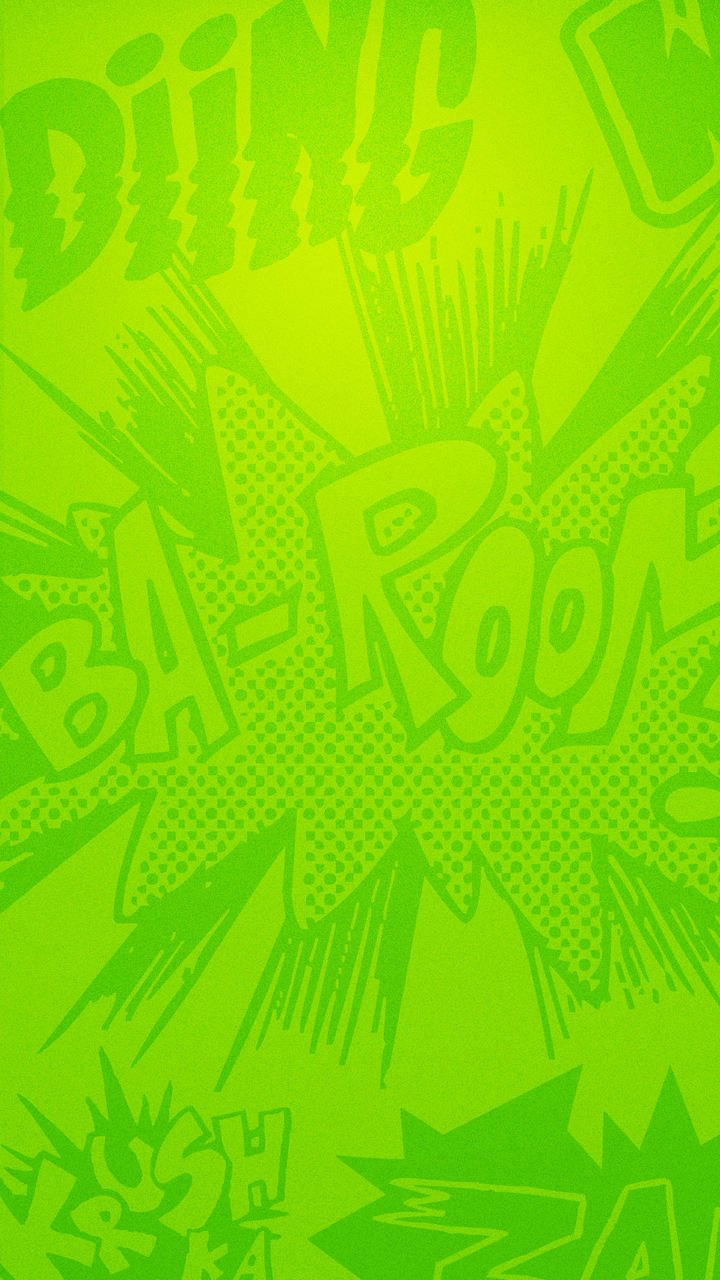
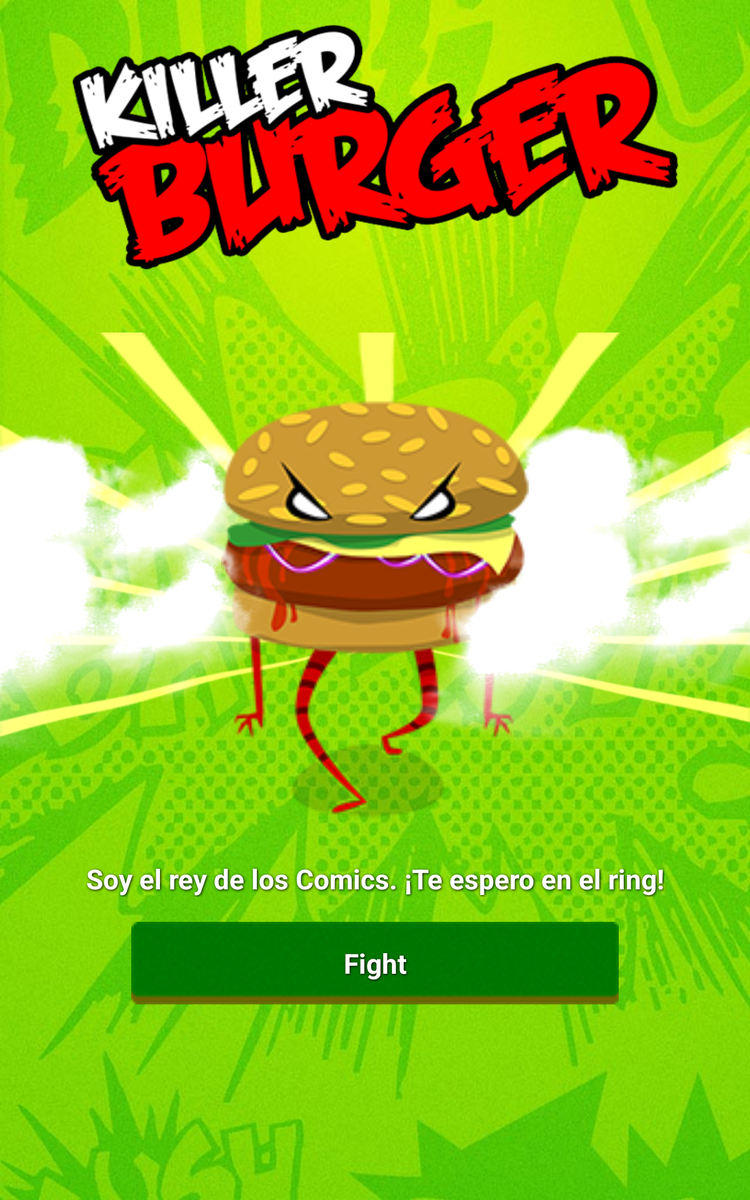

One screen, two layout resources from the same app: the default and the repository's alternative for another configuration. Each is rendered where Android would select it; the XML of both is given below.
<!-- AndroidManifest.xml: application theme Theme.NoTitle -->
<!-- res/layout/custom_boss_manga.xml -->
<?xml version="1.0" encoding="utf-8"?>
<LinearLayout xmlns:android="http://schemas.android.com/apk/res/android"
    xmlns:tools="http://schemas.android.com/tools"
    android:layout_width="fill_parent"
    android:layout_height="fill_parent"
    android:background="@drawable/background"
    android:gravity="center"
    tools:context=".SelectWorld" >

    <RelativeLayout
        android:layout_width="wrap_content"
        android:layout_height="wrap_content"
        android:gravity="center_horizontal">

        <ImageView
            android:id="@+id/imgRayo"
            android:layout_width="wrap_content"
            android:layout_height="wrap_content"
            android:layout_centerHorizontal="true"
            android:background="@drawable/rayo_1"
            android:contentDescription="@+id/frikiadosImage"
            android:gravity="center"
            android:visibility="invisible" />

        <ImageView
            android:id="@+id/logoJefe"
            android:layout_width="wrap_content"
            android:layout_height="wrap_content"
            android:layout_centerHorizontal="true"
            android:layout_marginTop="15dp"
            android:background="@drawable/logo2"
            android:contentDescription="@+id/frikiadosImage"
            android:gravity="center"
            android:visibility="invisible" />

        <ImageView
            android:id="@+id/imgHumoOne"
            android:layout_width="wrap_content"
            android:layout_height="wrap_content"
            android:layout_below="@+id/logoJefe"
            android:layout_centerHorizontal="true"
            android:layout_marginTop="30dp"
            android:background="@drawable/humo_1"
            android:contentDescription="@+id/frikiadosImage"
            android:gravity="center"
            android:visibility="invisible" />

        <ImageView
            android:id="@+id/imgJefe"
            android:layout_width="wrap_content"
            android:layout_height="wrap_content"
            android:layout_below="@+id/logoJefe"
            android:layout_marginTop="5dp"
            android:layout_centerHorizontal="true"
            android:background="@drawable/jefe_2"
            android:contentDescription="@+id/frikiadosImage"
            android:gravity="center"
            android:visibility="invisible" />

        <ImageView
            android:id="@+id/imgHumoTwo"
            android:layout_width="wrap_content"
            android:layout_height="wrap_content"
            android:layout_below="@+id/logoJefe"
            android:layout_centerHorizontal="true"
            android:layout_marginTop="70dp"
            android:background="@drawable/humo_1"
            android:contentDescription="@+id/frikiadosImage"
            android:gravity="center"
            android:visibility="invisible" />

        <TextView
            android:id="@+id/textJefeComic"
            style="@style/text"
            android:layout_width="wrap_content"
            android:layout_height="wrap_content"
            android:layout_centerHorizontal="true"
            android:gravity="center"
            android:layout_below="@+id/imgJefe"
            android:text="@string/frikiados_boss_manga" 
            android:visibility="invisible"/>
        
        <Button
            android:id="@+id/btnBoss"
            style="@style/text"
            android:layout_width="wrap_content"
            android:layout_height="wrap_content"
            android:layout_below="@+id/textJefeComic"
            android:layout_centerHorizontal="true"
            android:layout_marginTop="3dp"
            android:background="@drawable/background_btn_main"
            android:text="@string/btnBoss"
            android:visibility="invisible" />
    </RelativeLayout>

</LinearLayout>
<!-- resources referenced by this layout -->
<resources>
  <!-- drawable background: jpg bitmap (drawable-hdpi, 76077 bytes) -->
  <!-- drawable background_btn_main (drawable) -->
  <?xml version="1.0" encoding="utf-8"?>
  <selector xmlns:android="http://schemas.android.com/apk/res/android">
      <item android:state_pressed="true" android:drawable="@drawable/btn_off"/>
  	<item android:drawable="@drawable/btn_on"/>
  </selector>
  <!-- drawable humo_1: png bitmap (drawable-hdpi, 32170 bytes) -->
  <!-- drawable jefe_2: png bitmap (drawable-mdpi, 31393 bytes) -->
  <!-- drawable logo2: png bitmap (drawable-mdpi, 16443 bytes) -->
  <!-- drawable rayo_1: png bitmap (drawable-mdpi, 19345 bytes) -->
  <string name="btnBoss">Fight</string>
  <string name="frikiados_boss_manga">Me encanta el Manga. ¡Pierde contra mí y te devoraré¡</string>
  <style name="text">
          <item name="android:textAppearance">?android:attr/textAppearanceLarge</item>
          <item name="android:textColor">@color/white</item>
          <item name="android:textStyle">bold</item>
          <item name="android:shadowColor">#000000</item>
          <item name="android:shadowDx">1</item>
          <item name="android:shadowDy">1</item>
          <item name="android:shadowRadius">3</item>
      </style>
  <style name="Theme.NoTitle" parent="@android:style/Theme.NoTitleBar" />
  <!-- drawable btn_off: png bitmap (drawable-xhdpi, 28274 bytes) -->
  <!-- drawable btn_on: png bitmap (drawable-ldpi, 2731 bytes) -->
</resources>
<!-- res/layout-large/custom_boss_manga.xml (the repository's variant of the layout above) -->
<!-- drawn on a 7-inch tablet held upright -->
<?xml version="1.0" encoding="utf-8"?>
<LinearLayout xmlns:android="http://schemas.android.com/apk/res/android"
    xmlns:tools="http://schemas.android.com/tools"
    android:layout_width="fill_parent"
    android:layout_height="fill_parent"
    android:background="@drawable/background"
    android:gravity="center"
    tools:context=".SelectWorld" >

    <RelativeLayout
        android:layout_width="fill_parent"
        android:layout_height="fill_parent">

        <ImageView
            android:layout_marginTop="50dp"
            android:id="@+id/imgRayo"
            android:layout_width="fill_parent"
            android:layout_height="wrap_content"
            android:layout_below="@+id/logoJefe"
            android:layout_centerHorizontal="true"
            android:layout_centerVertical="true"
            android:background="@drawable/rayo_1"
            android:contentDescription="@+id/frikiadosImage"
            android:gravity="center"
            android:visibility="visible" />

        <ImageView
            android:id="@+id/imgHumoOne"
            android:layout_width="fill_parent"
            android:layout_height="196dp"
            android:layout_below="@+id/logoJefe"
            android:layout_centerHorizontal="true"
             android:layout_marginTop="120dp"
            android:background="@drawable/humo_1"
            android:contentDescription="@+id/frikiadosImage"
            android:gravity="center"
            android:visibility="visible" />

        <ImageView
            android:id="@+id/imgJefe"
            android:layout_width="246dp"
            android:layout_height="342dp"
            android:layout_below="@+id/logoJefe"
            android:layout_marginTop="100dp"
            android:layout_centerHorizontal="true"
            android:background="@drawable/jefe_2"
            android:contentDescription="@+id/frikiadosImage"
            android:gravity="center"
            android:visibility="visible" />

        <ImageView
            android:id="@+id/imgHumoTwo"
            android:layout_width="fill_parent"
            android:layout_height="196dp"
            android:layout_below="@+id/logoJefe"
            android:layout_centerHorizontal="true"
            android:layout_marginTop="200dp"
            android:background="@drawable/humo_1"
            android:contentDescription="@+id/frikiadosImage"
            android:gravity="center"
            android:visibility="visible" />

        <TextView
            android:id="@+id/textJefeComic"
            style="@style/text"
            android:gravity="center"
            android:layout_marginTop="30dp"
            android:layout_width="wrap_content"
            android:layout_height="wrap_content"
            android:layout_centerHorizontal="true"
            android:layout_below="@+id/imgJefe"
            android:text="@string/frikiados_boss_comic"
            android:visibility="visible" />

        <Button
            android:id="@+id/btnBoss"
            style="@style/text"
            android:layout_width="390dp"
            android:layout_height="66dp"
            android:layout_below="@+id/textJefeComic"
            android:layout_marginTop="20dp"
            android:layout_centerHorizontal="true"
            android:gravity="center"
            android:background="@drawable/background_btn_main"
            android:text="@string/btnBoss"
            android:visibility="visible" />

        <ImageView
            android:id="@+id/logoJefe"
            android:layout_width="485dp"
            android:layout_height="196dp"
            android:layout_alignParentTop="true"
            android:layout_centerHorizontal="true"
            android:layout_marginTop="20dp"
            android:background="@drawable/logo2"
            android:contentDescription="@+id/frikiadosImage"
            android:visibility="visible" />

    </RelativeLayout>

</LinearLayout>
<!-- resources referenced by the variant -->
<!-- as a 7-inch tablet held upright resolves them -->
<resources>
  <!-- drawable background: jpg bitmap (drawable-hdpi, 76077 bytes) -->
  <!-- drawable background_btn_main (drawable) -->
  <?xml version="1.0" encoding="utf-8"?>
  <selector xmlns:android="http://schemas.android.com/apk/res/android">
      <item android:state_pressed="true" android:drawable="@drawable/btn_off"/>
  	<item android:drawable="@drawable/btn_on"/>
  </selector>
  <!-- drawable humo_1: png bitmap (drawable-hdpi, 32170 bytes) -->
  <!-- drawable jefe_2: png bitmap (drawable-mdpi, 31393 bytes) -->
  <!-- drawable logo2: png bitmap (drawable-mdpi, 16443 bytes) -->
  <!-- drawable rayo_1: png bitmap (drawable-mdpi, 19345 bytes) -->
  <string name="btnBoss">Fight</string>
  <string name="frikiados_boss_comic">Soy el rey de los Comics. ¡Te espero en el ring!</string>
  <style name="text">
          <item name="android:textAppearance">?android:attr/textAppearanceLarge</item>
          <item name="android:textColor">@color/white</item>
          <item name="android:textStyle">bold</item>
          <item name="android:shadowColor">#000000</item>
          <item name="android:shadowDx">1</item>
          <item name="android:shadowDy">1</item>
          <item name="android:shadowRadius">3</item>
      </style>
  <style name="Theme.NoTitle" parent="@android:style/Theme.NoTitleBar" />
  <!-- drawable btn_off: png bitmap (drawable-xhdpi, 28274 bytes) -->
  <!-- drawable btn_on: png bitmap (drawable-ldpi, 2731 bytes) -->
</resources>
